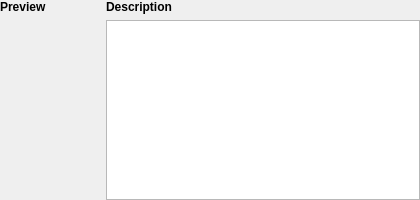
<?xml version="1.0" encoding="UTF-8"?>
<ui version="4.0">
 <class>TvShowScrapePreview</class>
 <widget class="QWidget" name="TvShowScrapePreview">
  <property name="geometry">
   <rect>
    <x>0</x>
    <y>0</y>
    <width>420</width>
    <height>200</height>
   </rect>
  </property>
  <property name="minimumSize">
   <size>
    <width>0</width>
    <height>160</height>
   </size>
  </property>
  <property name="maximumSize">
   <size>
    <width>16777215</width>
    <height>300</height>
   </size>
  </property>
  <layout class="QHBoxLayout" name="horizontalLayout" stretch="0,1">
   <property name="leftMargin">
    <number>0</number>
   </property>
   <property name="topMargin">
    <number>0</number>
   </property>
   <property name="rightMargin">
    <number>0</number>
   </property>
   <property name="bottomMargin">
    <number>0</number>
   </property>
   <item>
    <layout class="QVBoxLayout" name="vboxPoster" stretch="0,1,0">
     <item>
      <widget class="QLabel" name="lblPreview">
       <property name="text">
        <string>&lt;b&gt;Preview&lt;/p&gt;</string>
       </property>
      </widget>
     </item>
     <item>
      <widget class="WebImageLabel" name="poster" native="true">
       <property name="minimumSize">
        <size>
         <width>100</width>
         <height>120</height>
        </size>
       </property>
       <property name="maximumSize">
        <size>
         <width>100</width>
         <height>180</height>
        </size>
       </property>
      </widget>
     </item>
     <item>
      <spacer name="spacerPoster">
       <property name="orientation">
        <enum>Qt::Vertical</enum>
       </property>
       <property name="sizeHint" stdset="0">
        <size>
         <width>20</width>
         <height>0</height>
        </size>
       </property>
      </spacer>
     </item>
    </layout>
   </item>
   <item>
    <layout class="QVBoxLayout" name="vboxOverview" stretch="0,1,0">
     <item>
      <widget class="QLabel" name="lblDescription">
       <property name="text">
        <string>&lt;html&gt;&lt;head/&gt;&lt;body&gt;&lt;p&gt;&lt;span style=&quot; font-weight:700;&quot;&gt;Description&lt;/span&gt;&lt;/p&gt;&lt;/body&gt;&lt;/html&gt;</string>
       </property>
       <property name="textFormat">
        <enum>Qt::RichText</enum>
       </property>
      </widget>
     </item>
     <item>
      <widget class="QPlainTextEdit" name="lblDescriptionContent">
       <property name="minimumSize">
        <size>
         <width>0</width>
         <height>100</height>
        </size>
       </property>
       <property name="readOnly">
        <bool>true</bool>
       </property>
      </widget>
     </item>
     <item>
      <spacer name="spacerOverview">
       <property name="orientation">
        <enum>Qt::Vertical</enum>
       </property>
       <property name="sizeHint" stdset="0">
        <size>
         <width>20</width>
         <height>0</height>
        </size>
       </property>
      </spacer>
     </item>
    </layout>
   </item>
  </layout>
 </widget>
 <customwidgets>
  <customwidget>
   <class>WebImageLabel</class>
   <extends>QWidget</extends>
   <header>ui/small_widgets/WebImageLabel.h</header>
  </customwidget>
 </customwidgets>
 <resources/>
 <connections/>
</ui>
